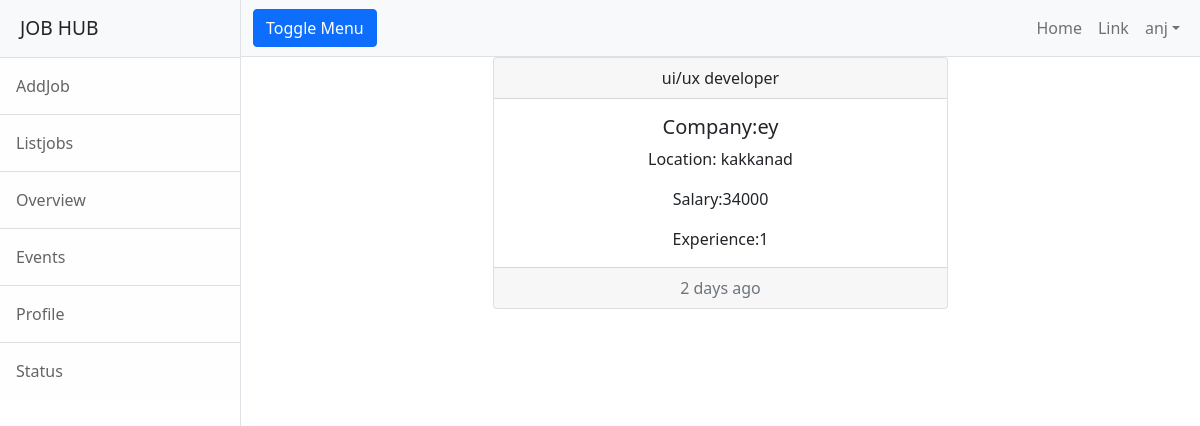
/employer/jobs/detail/8 (signed in), run on the app's committed database.
### employer/models.py (models this page shows, shortened)
class Jobs(models.Model):
    job_title_name=models.CharField(max_length=150)
    company_name=models.CharField(max_length=150)
    location=models.CharField(max_length=120)
    salary=models.PositiveIntegerField(null=True)
    experience=models.PositiveIntegerField(default=0)

### employer/views.py (the view)
# urls.py: path("jobs/detail/<int:id>",views.JobDetailView.as_view(),name="emp-jobdetail"),
class JobDetailView(DetailView):
    model = Jobs
    context_object_name = "job"
    template_name = "emp-detailjob.html"
    pk_url_kwarg = "id"

### employer/templates/emp-detailjob.html
{%extends 'base.html'%}
{%block body_block%}
<div class="row">
    <div class="col-3"></div>
    <div class="col-6">
        <div class="card text-center">
            <div class="card-header">
                {{job.job_title_name}}
            </div>
            <div class="card-body">
                <h5 class="card-title">
                    <span>Company</span>:{{job.company_name}}</h5>
                <p class="card-text">
               Location: {{job.location}}
                </p>
                <p class="card-text">
                Salary:{{job.salary}}
                </p>
                <p class="card-text">
                Experience:{{job.experience}}
                </p>
            </div>
            <div class="card-footer text-muted">
                2 days ago
            </div>
        </div>
    </div>
    <div class="col-3"></div>
</div>
{%endblock%}

### employer/templates/base.html (shortened to what this page needs)
<!DOCTYPE html>
{%load static%}
<html lang="en">
    <head>
        <link href="{%static 'css/styles.css'%}" rel="stylesheet" />
    </head>
    <body>
        <div class="d-flex" id="wrapper">
            <div class="border-end bg-white" id="sidebar-wrapper">
                <div class="sidebar-heading border-bottom bg-light">JOB HUB</div>
                <div class="list-group list-group-flush">
                    <a class="list-group-item list-group-item-action list-group-item-light p-3" href="{%url 'emp-addjob' %}">AddJob</a>
                    <a class="list-group-item list-group-item-action list-group-item-light p-3" href="{%url 'emp-alljobs'%}">Listjobs</a>
                    <a class="list-group-item list-group-item-action list-group-item-light p-3" href="#!">Overview</a>
                    <a class="list-group-item list-group-item-action list-group-item-light p-3" href="#!">Events</a>
                    <a class="list-group-item list-group-item-action list-group-item-light p-3" href="#!">Profile</a>
                    <a class="list-group-item list-group-item-action list-group-item-light p-3" href="#!">Status</a>
                </div>
            </div>
            <div id="page-content-wrapper">
                <nav class="navbar navbar-expand-lg navbar-light bg-light border-bottom">
                    <div class="container-fluid">
                        <button class="btn btn-primary" id="sidebarToggle">Toggle Menu</button>
                        <div class="collapse navbar-collapse" id="navbarSupportedContent">
                            <ul class="navbar-nav ms-auto mt-2 mt-lg-0">
                                <li class="nav-item active"><a class="nav-link" href="#!">Home</a></li>
                                <li class="nav-item"><a class="nav-link" href="#!">Link</a></li>
                                <li class="nav-item dropdown">
                                    <a class="nav-link dropdown-toggle" id="navbarDropdown" href="#" role="button" data-bs-toggle="dropdown" aria-haspopup="true" aria-expanded="false">{{request.user}}</a>
                                </li>
                            </ul>
                        </div>
                    </div>
                </nav>
                <div class="container-fluid">
                    {%block body_block%}
                    {%endblock%}
                </div>
            </div>
        </div>
    </body>
</html>

### data on the page
Jobs: job_title_name "ui/ux developer", company_name "ey", location "kakkanad", salary "34000", experience "1"

### other printed values
{{ request.user }} "anj"
